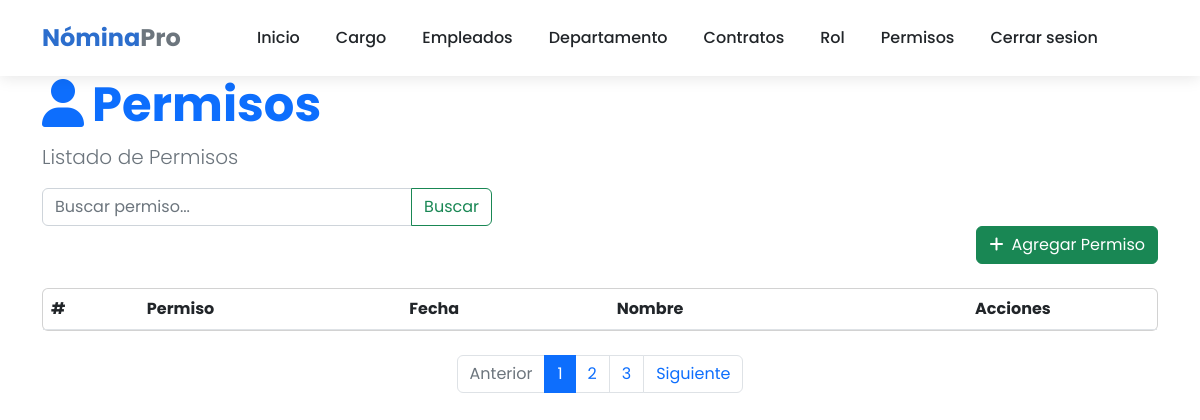
/nomina/list_permiso (signed in), run on an earlier commit of the app's database.
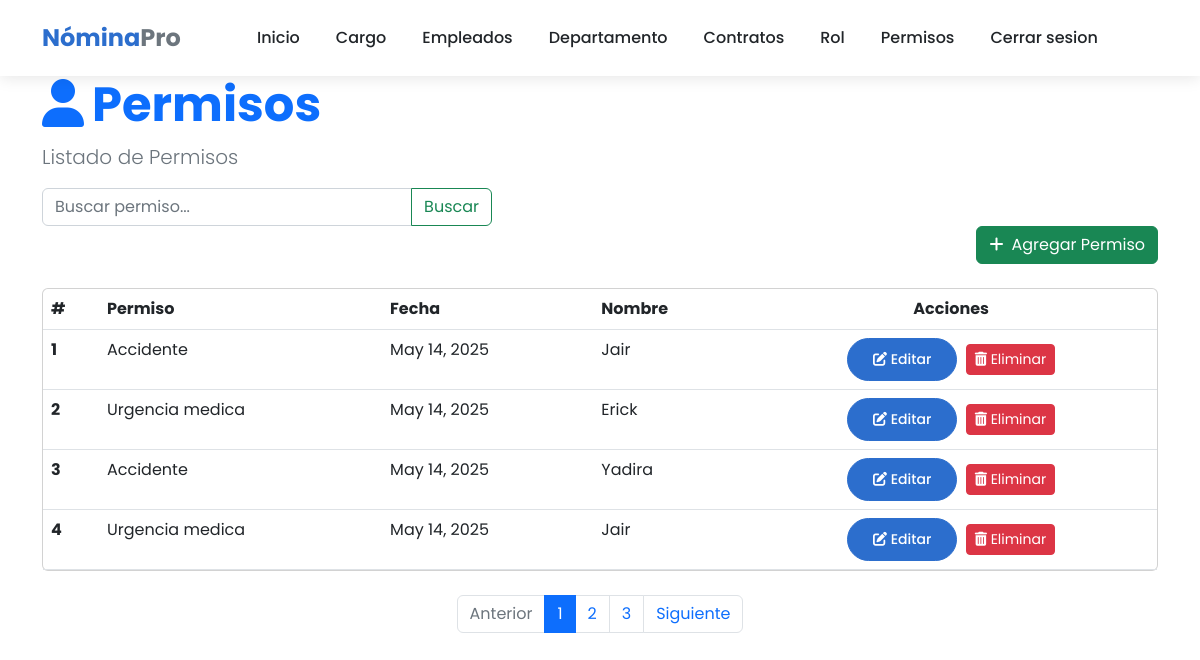
And on a later commit of the database.
### core/models.py (models this page shows, shortened)
class Permiso(models.Model):
    empleado = models.ForeignKey(Empleado, on_delete=models.CASCADE)
    fecha_permiso = models.DateField()
    tipo_permiso = models.ForeignKey(TipoPermiso, on_delete=models.CASCADE)
    dias = models.PositiveIntegerField(null=True,blank=True)
    horas = models.PositiveIntegerField(null=True,blank=True)
    is_active = models.BooleanField(default=True)

class TipoPermiso(models.Model):
    descripcion = models.CharField(max_length=100)
    frecuencia_dias = models.BooleanField(default=True)
    def __str__(self):
        return self.descripcion

class Empleado(models.Model):
    SEXO_CHOICES = [
    ('M', 'Masculino'),
    ('F', 'Femenino'),
    ]
    nombre = models.CharField(max_length=100)
    cedula = models.CharField(max_length=20, unique=True)
    direccion = models.TextField()
    sexo = models.CharField(max_length=1, choices=SEXO_CHOICES)
    sueldo = models.DecimalField(max_digits=10, decimal_places=2)
    cargo = models.ForeignKey(Cargo, on_delete=models.CASCADE)
    departamento = models.ForeignKey(Departamento, on_delete=models.CASCADE)
    tipo_contrato = models.ForeignKey(TipoContrato, on_delete=models.CASCADE)
    def __str__(self):
        return self.nombre

### core/views.py (the view)
# urls.py: path('list_permiso', views.list_permiso, name="list_permiso"),
@login_required
def list_permiso (request):
    query = request.GET.get('q',None)
    print(query)
    if query: permisos = Permiso.objects.filter(empleado__nombre__icontains=query)
    else: permisos = Permiso.objects.all()
    context = {'permisos': permisos, 'title': 'Listado de nomina'}
    return render(request, 'permisos/list.html', context)

### template/permisos/list.html (shortened to what this page needs)
{% extends "home.html" %}
{% block content %}
<div class="container">
    <header class="page-header">
        <h1 class="display-5 fw-bold text-primary">
            <i class="fas fa-user me-2"></i>Permisos
        </h1>
        <p class="lead text-muted">Listado de Permisos</p>
    </header>
    <form action="" style="max-width: 450px;">
        <div class="input-group">
            <input type="text" class="form-control" placeholder="Buscar permiso..." name="q" value="{{ request.GET.q }}">
            <button class="btn btn-outline-success" data-bs-toggle="tooltip" data-bs-title="Escriba parte del apellido y click en buscar">
                Buscar
            </button>
        </div>
    </form>
    <div class="d-flex justify-content-end mb-4">
        <a class="btn btn-success text-white"  href="{% url 'core:create_permiso' %}">
            <i class="fas fa-plus me-2"></i>Agregar Permiso
        </a>
    </div>
    <div class="card mb-4">
        <div class="card-body p-0">
            <div class="table-responsive">
                <table class="table table-hover mb-0">
                    <thead>
                        <tr>
                            <th scope="col">#</th>
                            <th scope="col">Permiso</th>
                            <th scope="col">Fecha</th>
                            <th scope="col">Nombre</th>
                            <th scope="col" class="text-center">Acciones</th>
                    </thead>
                    <tbody>
                       {% for permiso in permisos %}
                        <tr>
                            <th scope="row">{{permiso.id}}</th>
                            <td>{{permiso.tipo_permiso}}</td>
                            <td>{{permiso.fecha_permiso}}</td>
                            <td>{{permiso.empleado}}</td>
                            <td class="text-center">
                                <a href="{% url 'core:update_permiso' permiso.id %}" class="btn btn-sm btn-primary me-1">
                                    <i class="fas fa-edit"></i> Editar
                                </a>
                                <a  href="{% url 'core:delete_permiso' permiso.id %}" class="btn btn-sm btn-danger">
                                    <i class="fas fa-trash-alt"></i> Eliminar
                                </a>
                            </td>
                        </tr>
                       {% endfor %}
                    </tbody>
                </table>
            </div>
        </div>
    </div>
    <nav aria-label="Page navigation" class="mb-4">
        <ul class="pagination justify-content-center">
            <li class="page-item disabled">
                <a class="page-link" href="#" tabindex="-1" aria-disabled="true">Anterior</a>
            </li>
            <li class="page-item active"><a class="page-link" href="#">1</a></li>
            <li class="page-item"><a class="page-link" href="#">2</a></li>
            <li class="page-item"><a class="page-link" href="#">3</a></li>
            <li class="page-item">
                <a class="page-link" href="#">Siguiente</a>
            </li>
        </ul>
    </nav>
</div>
{% endblock %}

### template/home.html (shortened to what this page needs)
<!DOCTYPE html>
<html lang="es">
<head>
  {% load static %}
  <link href="https://cdnjs.cloudflare.com/ajax/libs/bootstrap/5.2.3/css/bootstrap.min.css" rel="stylesheet">
  <link href="https://cdnjs.cloudflare.com/ajax/libs/font-awesome/6.4.0/css/all.min.css" rel="stylesheet">
</head>
<body>
  <nav class="navbar navbar-expand-lg navbar-light bg-white sticky-top">
    <div class="container">
      <a class="navbar-brand" href="#">Nómina<span class="text-secondary">Pro</span></a>
      <div class="collapse navbar-collapse" id="navbarNav">
        <ul class="navbar-nav mx-auto">
          <li class="nav-item">
            <a class="nav-link" href="{% url 'home' %}">Inicio</a>
          </li>
          <li class="nav-item">
            <a class="nav-link" href="{% url 'core:list_cargo' %}">Cargo</a>
          </li>
          <li class="nav-item">
            <a class="nav-link" href="{% url 'core:list_empleado' %}">Empleados</a>
          </li>
          <li class="nav-item">
            <a class="nav-link" href="{% url 'core:list_dep' %}">Departamento</a>
          </li>
          <li class="nav-item">
            <a class="nav-link" href="{% url 'core:list_contrato' %}">Contratos</a>
          </li>
          <li class="nav-item">
            <a class="nav-link" href="{% url 'core:list_rol' %}">Rol</a>
          </li>
          <li class="nav-item">
            <a class="nav-link" href="{% url 'core:list_permiso' %}">Permisos</a>
          </li>
          {% if user.is_authenticated %}
          <li class="nav-item">
            <a class="nav-link" href="{% url 'logout' %}">Cerrar sesion</a>
          </li>
        </ul>
          {% else %}
        <div class="d-flex">
          <a href="{% url 'signin' %}" class="btn btn-outline-primary me-2">Iniciar Sesión</a>
          <a href="{% url 'signup' %}" class="btn btn-primary">Registrarse</a>
        </div>
          {% endif %}
      </div>
    </div>
  </nav>
   {% block content %}{% endblock content %}
</body>
</html>

### template/home.html (style rules this page uses)
:root { --primary-color: #2c6ecd; --secondary-color: #19b3b3; --accent-color: #f8f9fa; --dark-color: #212529; --text-color: #495057; }
body { font-family: 'Poppins', sans-serif; color: var(--text-color); overflow-x: hidden; }
.navbar { box-shadow: 0 2px 15px rgba(0, 0, 0, 0.1); padding: 15px 0; }
.navbar-brand { font-weight: 700; color: var(--primary-color); font-size: 1.5rem; }
.nav-link { font-weight: 500; color: var(--dark-color); margin: 0 10px; transition: all 0.3s ease; }
.btn-primary { background-color: var(--primary-color); border-color: var(--primary-color); padding: 10px 25px; border-radius: 50px; font-weight: 500; transition: all 0.3s ease; }

What changed in the data, as far as the page shows it:
added Permiso: id "1", tipo_permiso "Accidente", fecha_permiso "May 14, 2025", empleado "Jair"
added Permiso: id "2", tipo_permiso "Urgencia medica", fecha_permiso "May 14, 2025", empleado "Erick"
added Permiso: id "3", tipo_permiso "Accidente", fecha_permiso "May 14, 2025", empleado "Yadira"
added Permiso: id "4", tipo_permiso "Urgencia medica", fecha_permiso "May 14, 2025", empleado "Jair"
